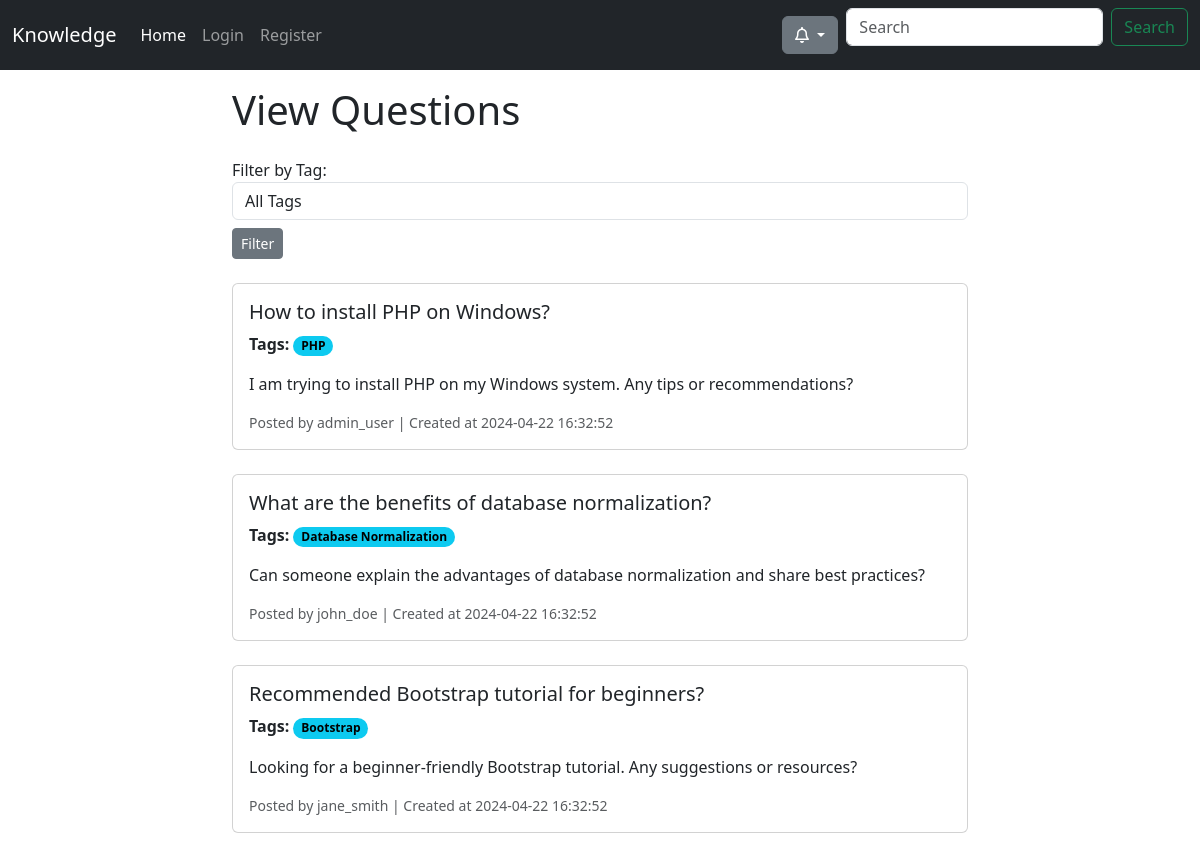
The page / on the database its author committed.
### tables this page shows
CREATE TABLE Questions (
    question_id INT PRIMARY KEY AUTO_INCREMENT,
    user_id INT,
    title VARCHAR(255) NOT NULL,
    body TEXT NOT NULL,
    created_at TIMESTAMP DEFAULT CURRENT_TIMESTAMP,
    updated_at TIMESTAMP DEFAULT CURRENT_TIMESTAMP ON UPDATE CURRENT_TIMESTAMP,
    reputations INT,
    FOREIGN KEY (user_id) REFERENCES Users(user_id) ON DELETE CASCADE
);

CREATE TABLE Tags (
    tag_id INT PRIMARY KEY AUTO_INCREMENT,
    name VARCHAR(50) UNIQUE NOT NULL
);

CREATE TABLE Users (
    user_id INT PRIMARY KEY AUTO_INCREMENT,
    username VARCHAR(50) UNIQUE NOT NULL,
    email VARCHAR(100) UNIQUE NOT NULL,
    password VARCHAR(100) NOT NULL,
    photo VARCHAR(255),
    created_at TIMESTAMP DEFAULT CURRENT_TIMESTAMP,
    reputations INT,
    role ENUM('admin', 'user') NOT NULL DEFAULT 'user'
);

### Utils/config.php (called while the page is built, shortened)
<?php
$domain = "http://localhost/se-project/";

### Services/AuthService.php (called while the page is built, shortened)
<?php
class AuthService
{
    public function isLoggedIn(): bool
    {
        return isset($_SESSION['username']);
    }
}

### Services/QuestionService.php (called while the page is built, shortened)
<?php
class QuestionService implements Service
{
    private $db;
    public function __construct()
    {
        $dbConnection = new DBConnection();
        $this->db = $dbConnection->getConnection();
    }
    public function getAll()
    {
        $query = "SELECT * FROM Questions";
        $stmt = $this->db->query($query);
        $questionDataArray = $stmt->fetchAll(PDO::FETCH_ASSOC);
        $questions = [];
        foreach ($questionDataArray as $questionData) {
            $questions[] = new Question($questionData['question_id'], $questionData['user_id'], $questionData['title'], $questionData['body'], $questionData['created_at'], $questionData['updated_at'], $questionData['reputations']);
        }
        return $questions;
    }
}
?>

### Utils/DBConnection.php (called while the page is built, shortened)
<?php
class DBConnection
{
    private string $host = 'localhost';
    private string $db_name = 'se-project';
    private string $username = 'root';
    private string $password = '';
    public function getConnection()
    {
        $this->conn = null;
        try {
            $this->conn = new PDO("mysql:host={$this->host};dbname={$this->db_name}", $this->username, $this->password);
            $this->conn->setAttribute(PDO::ATTR_ERRMODE, PDO::ERRMODE_EXCEPTION);
        } catch (PDOException $exception) {
            echo "Connection error: " . $exception->getMessage();
        }
        return $this->conn;
    }
}

### Models/Question.php (called while the page is built, shortened)
<?php
class Question {
    public int $question_id;
    public int $user_id;
    public string $title;
    public string $body;
    public string $created_at;
    public function __construct(int $question_id, int $user_id, string $title, string $body, string $created_at, string $updated_at, int $reputations) {
        $this->question_id = $question_id;
        $this->user_id = $user_id;
        $this->title = $title;
        $this->body = $body;
        $this->created_at = $created_at;
    }
    public function getQuestionId(): int {
        return $this->question_id;
    }
    public function getUserId(): int {
        return $this->user_id;
    }
    public function getTitle(): string {
        return $this->title;
    }
    public function getBody(): string {
        return $this->body;
    }
    public function getCreatedAt(): string {
        return $this->created_at;
    }
}

### Services/TagService.php (called while the page is built, shortened)
<?php
class TagService implements Service
{
    private $db;
    public function __construct()
    {
        $dbConnection = new DBConnection();
        $this->db = $dbConnection->getConnection();
    }
    public function getAll()
    {
        $query = "SELECT * FROM Tags";
        $stmt = $this->db->query($query);
        $tagDataArray = $stmt->fetchAll(PDO::FETCH_ASSOC);
        $tags = [];
        foreach ($tagDataArray as $tagData) {
            $tags[] = new Tag($tagData['tag_id'], $tagData['name']);
        }
        return $tags;
    }
    public function getTagsByQuestionID($questionID) {
        $query = "SELECT Tags.tag_id, Tags.name FROM Tags
                  INNER JOIN Question_Tags ON Tags.tag_id = Question_Tags.tag_id
                  WHERE Question_Tags.question_id = ?";
        $stmt = $this->db->prepare($query);
        $stmt->execute([$questionID]);
        $tagDataArray = $stmt->fetchAll(PDO::FETCH_ASSOC);
        $tags = [];
        foreach ($tagDataArray as $tagInfo) {
            $tags[] = new Tag($tagInfo['tag_id'], $tagInfo['name']);
        }
        return $tags;
    }
}

### Models/Tag.php (called while the page is built, shortened)
<?php
class Tag {
    public string $name;
    public function __construct(int $tag_id, string $name) {
        $this->name = $name;
    }
    public function getName(): string {
        return $this->name;
    }
}

### Services/UserService.php (called while the page is built, shortened)
<?php
class UserService implements Service
{
    private $db;
    public function __construct()
    {
        $dbConnection = new DBConnection();
        $this->db = $dbConnection->getConnection();
    }
    public function getById(int $id): ?User
    {
        try {
            $query = "SELECT * FROM Users WHERE user_id = :user_id";
            $stmt = $this->db->prepare($query);
            $stmt->execute(['user_id' => $id]);
            $userData = $stmt->fetch(PDO::FETCH_ASSOC);
            if ($userData) {
                return new User(
                    $userData['user_id'],
                    $userData['username'],
                    $userData['email'],
                    $userData['password'],
                    $userData['photo'],
                    $userData['created_at'],
                    $userData['reputations'],
                    $userData['role']
                );
            }
            return null;
        } catch (\PDOException $e) {
            throw new \Exception("Error fetching user by ID: " . $e->getMessage());
        }
    }
}

### Models/User.php (called while the page is built, shortened)
<?php
class User {
    public function __construct(int $user_id, string $username, string $email, string $password, ?string $photo, string $created_at, int $reputations, string $role) {
        $this->username = $username;
    }
}

### index.php (the view, shortened to what this page needs)
<?php
require_once __DIR__."/partials/header.php";
$questionService = new QuestionService();
$questions = $questionService->getAll();
$tagService = new TagService();
$tags = $tagService->getAll();
$userService = new UserService();
$selected_tag_id = isset($_GET['tag']) ? $_GET['tag'] : null;
if ($selected_tag_id) {
    $questions = $questionService->getQuestionsByTagID($selected_tag_id);
} else {
    $questions = $questionService->getAll();
}
?>
<div class="container mt-3">
    <div class="row justify-content-center">
        <div class="col-md-8">
            <h1 class="mb-4">View Questions</h1>
            <form action="index.php" method="get" class="mb-4">
                <div class="form-group mb-2">
                    <label for="tag">Filter by Tag:</label>
                    <select class="form-control" id="tag" name="tag">
                        <option value="">All Tags</option>
                    </select>
                </div>
                <button type="submit" class="btn btn-secondary btn-sm">Filter</button>
            </form>
            <?php foreach ($questions as $question): ?>
            <div class="card mb-4">
                <div class="card-body">
                    <h5 class="card-title"><?php echo $question->getTitle(); ?></h5>
                    <p class="card-text"><strong>Tags:</strong>
                        <?php foreach ($tagService->getTagsByQuestionID($question->getQuestionID()) as $tag): ?>
                            <span class="badge rounded-pill text-bg-info"><?php echo $tag->getName(); ?></span>
                        <?php endforeach; ?>
                    </p>
                    <p class="card-text"><?php echo $question->getBody(); ?></p>
                    <p class="card-text"><small class="text-muted">Posted by <?php echo $userService->getById($question->getUserID())->username; ?> | Created at <?php echo $question->getCreatedAt(); ?></small></p>
                </div>
            </div>
            <?php endforeach; ?>
        </div>
    </div>
</div>

### partials/header.php (shortened to what this page needs)
<?php
require_once __DIR__ . '/../Utils/config.php';
$authService = new AuthService();
?>
<html>
<head>
    <link rel="stylesheet" href="<?php echo $domain; ?>/css/bootstrap.min.css" />
    <link rel="stylesheet" href="<?php echo $domain; ?>/css/all.min.css" />
</head>
<body>
    <nav class="navbar navbar-dark navbar-expand-lg bg-dark ">
        <div class="container-fluid">
            <a class="navbar-brand" href="<?php echo $domain; ?>">Knowledge</a>
            <div class="collapse navbar-collapse" id="navbarScroll">
                <ul class="navbar-nav me-auto my-2 my-lg-0 navbar-nav-scroll" style="--bs-scroll-height: 100px;">
                    <li class="nav-item">
                        <a class="nav-link active" aria-current="page" href="<?php echo $domain; ?>">Home</a>
                    </li>
                    <?php if (!$authService->isLoggedIn()): ?>
                        <li class="nav-item">
                            <a class="nav-link" href="<?php echo $domain; ?>login.php">Login</a>
                        </li>
                        <li class="nav-item">
                            <a class="nav-link" href="<?php echo $domain; ?>register.php">Register</a>
                        </li>
                    <?php endif ?>
                </ul>
                <div class="dropdown m-2">
                    <button class="btn btn-secondary dropdown-toggle" type="button" id="notificationsDropdown"
                        data-bs-toggle="dropdown" aria-expanded="false">
                        <i class="fa-regular fa-bell"></i>
                    </button>
                </div>
                <form class="d-flex" role="search">
                    <input class="form-control me-2" type="search" placeholder="Search" aria-label="Search">
                    <button class="btn btn-outline-success" type="submit">Search</button>
                </form>
            </div>
        </div>
    </nav>

### rows shown on the page
questions: title "How to install PHP on Windows?", body "I am trying to install PHP on my Windows system. Any tips or recommendations?", user.role "admin_user", created_at "2024-04-22 16:32:52"
tags: name "PHP"
questions: title "What are the benefits of database normalization?", body "Can someone explain the advantages of database normalization and share best practices?", user.role "john_doe", created_at "2024-04-22 16:32:52"
tags: name "Database Normalization"
questions: title "Recommended Bootstrap tutorial for beginners?", body "Looking for a beginner-friendly Bootstrap tutorial. Any suggestions or resources?", user.role "jane_smith", created_at "2024-04-22 16:32:52"
tags: name "Bootstrap"
